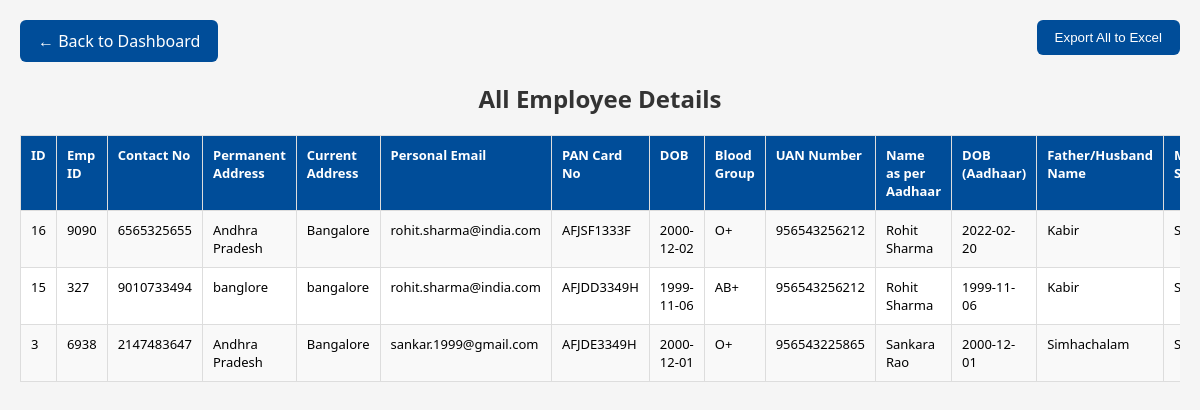
Screenshot of /admin/view_employee_details.php (signed in) with the database file from the repository.
### tables this page shows
CREATE TABLE `employee_details` (
  `id` int(11) NOT NULL,
  `emp_id` int(11) DEFAULT NULL,
  `contact_number` varchar(10) DEFAULT NULL,
  `permanent_address` text DEFAULT NULL,
  `current_address` text DEFAULT NULL,
  `personal_email` varchar(255) DEFAULT NULL,
  `pan_card_no` varchar(20) DEFAULT NULL,
  `dob` date DEFAULT NULL,
  `blood_group` varchar(5) DEFAULT NULL,
  `uan_number` varchar(20) DEFAULT NULL,
  `aadhaar_name` varchar(255) DEFAULT NULL,
  `aadhaar_dob` date DEFAULT NULL,
  `father_or_husband` varchar(255) DEFAULT NULL,
  `marital_status` varchar(20) DEFAULT NULL,
  `aadhaar_number` varchar(20) DEFAULT NULL,
  `mobile_number` varchar(10) DEFAULT NULL,
  `account_holder` varchar(255) DEFAULT NULL,
  `account_number` varchar(30) DEFAULT NULL,
  `ifsc_code` varchar(15) DEFAULT NULL,
  `branch_name` varchar(100) DEFAULT NULL,
  `experience` varchar(100) DEFAULT NULL,
  `department` varchar(100) DEFAULT NULL
);

### admin/view_employee_details.php (the view, shortened to what this page needs)
<?php
require_once '../config/db.php';
$query = "SELECT * FROM employee_details ORDER BY id DESC";
$result = mysqli_query($conn, $query);
?>
<!DOCTYPE html>
<html>
<head>
</head>
<body>
    <div class="top-buttons">
        <a class="back-btn" href="dashboard.php">← Back to Dashboard</a>
        <form method="post" action="export_excel.php">
            <button type="submit" class="excel-btn">Export All to Excel</button>
        </form>
    </div>
    <h2>All Employee Details</h2>
    <div class="scroll-container">
        <table>
            <tr>
                <th>ID</th>
                <th>Emp ID</th>
                <th>Contact No</th>
                <th>Permanent Address</th>
                <th>Current Address</th>
                <th>Personal Email</th>
                <th>PAN Card No</th>
                <th>DOB</th>
                <th>Blood Group</th>
                <th>UAN Number</th>
                <th>Name as per Aadhaar</th>
                <th>DOB (Aadhaar)</th>
                <th>Father/Husband Name</th>
                <th>Marital Status</th>
            </tr>
            <?php
            if (mysqli_num_rows($result) > 0) {
                while ($row = mysqli_fetch_assoc($result)) {
                    echo "<tr>
                        <td>{$row['id']}</td>
                        <td>{$row['emp_id']}</td>
                        <td>{$row['contact_number']}</td>
                        <td>{$row['permanent_address']}</td>
                        <td>{$row['current_address']}</td>
                        <td>{$row['personal_email']}</td>
                        <td>{$row['pan_card_no']}</td>
                        <td>{$row['dob']}</td>
                        <td>{$row['blood_group']}</td>
                        <td>{$row['uan_number']}</td>
                        <td>{$row['aadhaar_name']}</td>
                        <td>{$row['aadhaar_dob']}</td>
                        <td>{$row['father_or_husband']}</td>
                        <td>{$row['marital_status']}</td>
                        <td>{$row['aadhaar_number']}</td>
                        <td>{$row['mobile_number']}</td>
                        <td>{$row['account_holder']}</td>
                        <td>{$row['account_number']}</td>
                        <td>{$row['ifsc_code']}</td>
                        <td>{$row['branch_name']}</td>
                        <td>{$row['experience']}</td>
                        <td>{$row['department']}</td>
                        <td>
                            <form method='post' action='download_employee_pdf.php' target='_blank' class='pdf-form'>
                                <input type='hidden' name='emp_id' value='{$row['emp_id']}'>
                                <button type='submit' class='pdf-btn'>PDF</button>
                            </form>
                        </td>
                    </tr>";
                }
            } else {
                echo "<tr><td colspan='23' style='text-align:center;'>No employee details found.</td></tr>";
            }
            ?>
        </table>
    </div>
</body>
</html>

### admin/view_employee_details.php (style rules this page uses)
body { font-family: 'Segoe UI', sans-serif; background: #f5f5f5; margin: 0; padding: 20px; }
h2 { text-align: center; margin-bottom: 20px; color: #333; }
.top-buttons { display: flex; justify-content: space-between; margin-bottom: 20px; flex-wrap: wrap; }
.back-btn, .excel-btn { background-color: #004d99; color: white; padding: 10px 18px; text-decoration: none; border-radius: 6px; border: none; cursor: pointer; }
table { width: 100%; border-collapse: collapse; background: white; box-shadow: 0 0 10px rgba(0,0,0,0.05); }
th, td { border: 1px solid #ddd; padding: 10px; font-size: 13px; text-align: left; vertical-align: top; }
th { background-color: #004d99; color: white; }
tr:nth-child(even) { background-color: #f9f9f9; }
.scroll-container { overflow-x: auto; }

### rows the page displays
employee_details: id "16", emp "9090", contact_number "6565325655", permanent_address "Andhra Pradesh", current_address "Bangalore", personal_email "rohit.sharma@india.com", pan_card_no "AFJSF1333F", dob "2000-12-02", blood_group "O+", uan_number "956543256212", aadhaar_name "Rohit Sharma", aadhaar_dob "2022-02-20", father_or_husband "Kabir"
employee_details: id "15", emp "327", contact_number "9010733494", permanent_address "banglore", current_address "bangalore", personal_email "rohit.sharma@india.com", pan_card_no "AFJDD3349H", dob "1999-11-06", blood_group "AB+", uan_number "956543256212", aadhaar_name "Rohit Sharma", aadhaar_dob "1999-11-06", father_or_husband "Kabir"
employee_details: id "3", emp "6938", contact_number "2147483647", permanent_address "Andhra Pradesh", current_address "Bangalore", personal_email "sankar.1999@gmail.com", pan_card_no "AFJDE3349H", dob "2000-12-01", blood_group "O+", uan_number "956543225865", aadhaar_name "Sankara Rao", aadhaar_dob "2000-12-01", father_or_husband "Simhachalam"
